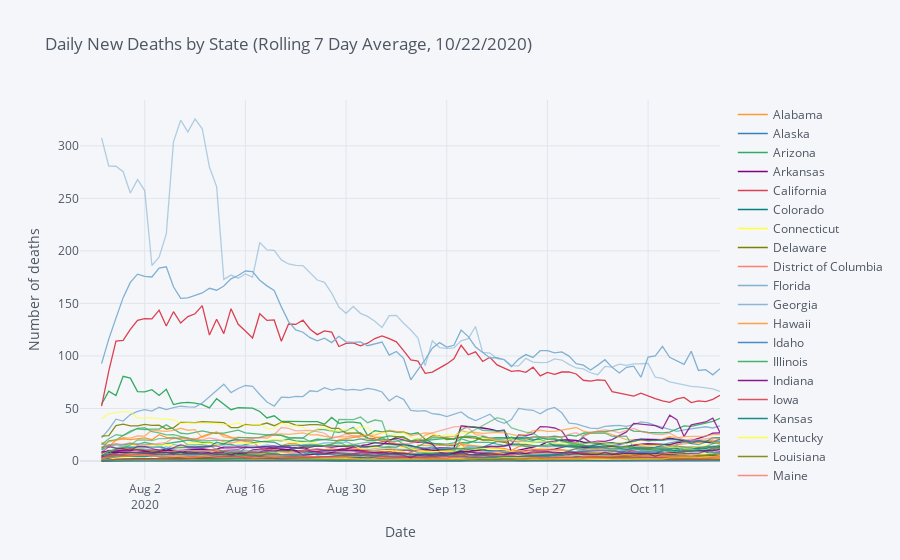

Source (notebook cell):
### Markdown cell above
Plot daily deaths

### Code cell
window_size = 7
avg_deaths = states_daily_deaths.rolling(window=window_size, min_periods=3).mean()
states_deaths_plot = avg_deaths.iplot(scale='log', yaxis_title='Number of deaths', xaxis_title='Date',
              title='Daily New Deaths by State (Rolling {} Day Average, {})'.format(window_size, today), asFigure = True)

states_deaths_plot
